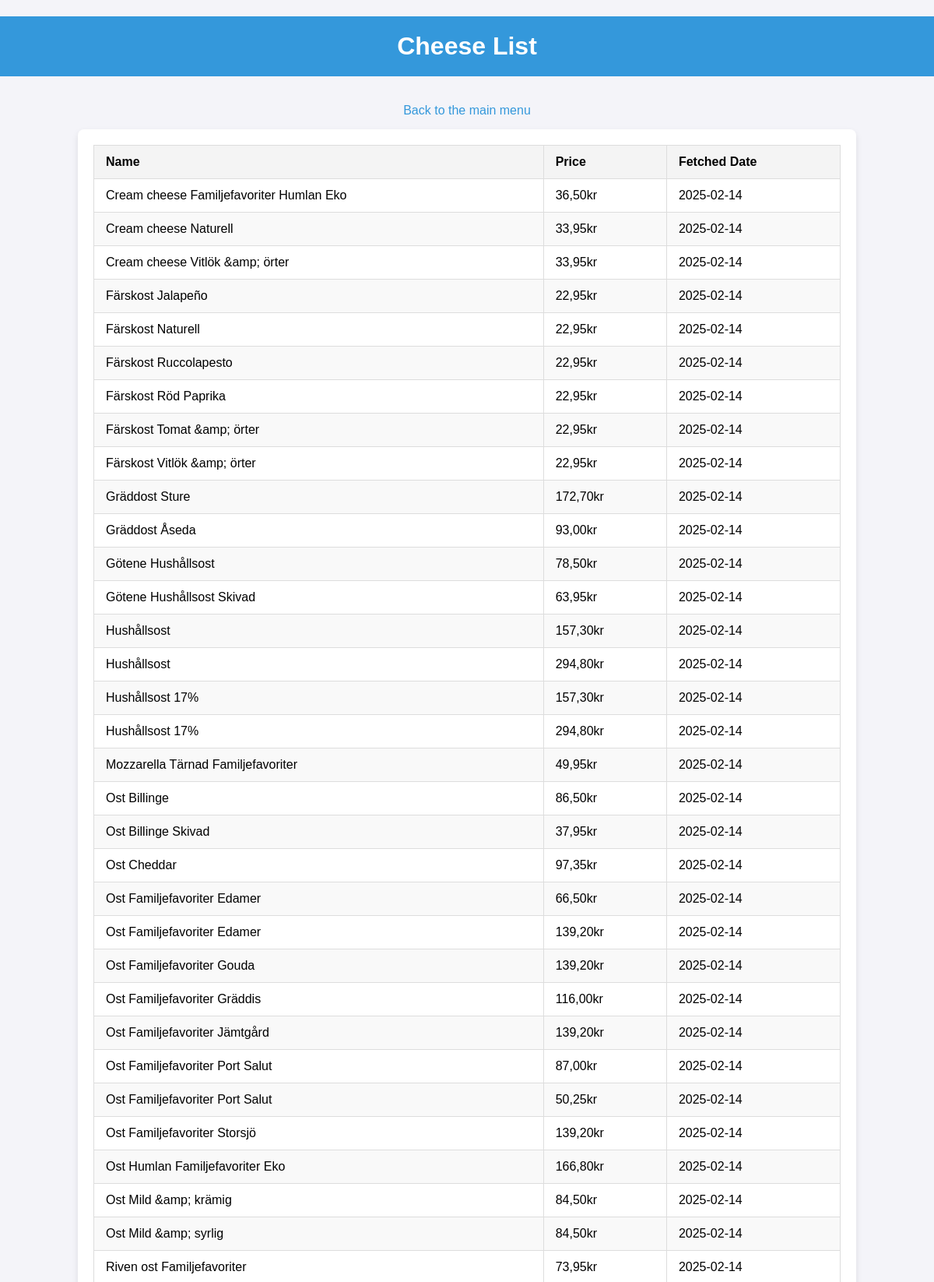
Page /cheese (upper part) on the committed database.
### database/models.py (models this page shows, shortened)
class CheeseData(Base):
    __tablename__ = 'cheeseprices'
    id = Column(Integer, primary_key=True, autoincrement=True)
    name = Column(String(150), nullable=False, index=True)
    price = Column(String(150), nullable=False)
    fetched_date = Column(DateTime, nullable=False)

### app/routes.py (the view)
@bp.route("/cheese", methods=['GET'])
def cheese_page():
    session = SessionLocal()
    latest_dates = (  #retrieves the latest cheese prices in the database
    session.query(CheeseData.name,func.max(CheeseData.fetched_date).label("latest_date")).group_by(CheeseData.name).subquery())
    latest_cheeses = (session.query(CheeseData).join(latest_dates, (CheeseData.name == latest_dates.c.name) & (CheeseData.fetched_date == latest_dates.c.latest_date)).all())
    return render_template('cheese.html', cheeses=latest_cheeses)

### app/templates/cheese.html (shortened to what this page needs)
<!DOCTYPE html>
<html lang="en">
<head>
</head>
<body>
    <h1>Cheese List</h1>
    <a href="/" class="back-link">Back to the main menu</a>
    <div class="container">
        <table>
            <thead>
                <tr>
                    <th>Name</th>
                    <th>Price</th>
                    <th>Fetched Date</th>
                </tr>
            </thead>
            <tbody>
                {% for cheese in cheeses %}
                    <tr>
                        <td>{{ cheese.name }}</td>
                        <td>{{ cheese.price }}kr</td>
                        <td>{{ cheese.fetched_date.strftime('%Y-%m-%d') }}</td>
                    </tr>
                {% endfor %}
            </tbody>
        </table>
    </div>
</body>
</html>

### app/templates/cheese.html (style rules this page uses)
body { font-family: Arial, sans-serif; margin: 0; padding: 0; background-color: #f4f4f9; }
h1 { text-align: center; color: #333; padding: 20px; background-color: #3498db; color: white; margin-bottom: 20px; }
.container { width: 80%; max-width: 1000px; margin: 0 auto; padding: 20px; background-color: white; border-radius: 8px; box-shadow: 0 4px 8px rgba(0, 0, 0, 0.1); }
a { text-decoration: none; color: #3498db; display: block; text-align: center; padding: 15px; font-size: 16px; }
table { width: 100%; border-collapse: collapse; }
table th, table td { padding: 12px 15px; border: 1px solid #ddd; text-align: left; }
table th { background-color: #f4f4f4; }
table tr:nth-child(even) { background-color: #f9f9f9; }

### rows in the picture
CheeseData: name "Cream cheese Familjefavoriter Humlan Eko", price "36,50", fetched_date "2025-02-14"
CheeseData: name "Cream cheese Naturell", price "33,95", fetched_date "2025-02-14"
CheeseData: name "Cream cheese Vitlök &amp; örter", price "33,95", fetched_date "2025-02-14"
CheeseData: name "Färskost Jalapeño", price "22,95", fetched_date "2025-02-14"
CheeseData: name "Färskost Naturell", price "22,95", fetched_date "2025-02-14"
CheeseData: name "Färskost Ruccolapesto", price "22,95", fetched_date "2025-02-14"
CheeseData: name "Färskost Röd Paprika", price "22,95", fetched_date "2025-02-14"
CheeseData: name "Färskost Tomat &amp; örter", price "22,95", fetched_date "2025-02-14"
CheeseData: name "Färskost Vitlök &amp; örter", price "22,95", fetched_date "2025-02-14"
CheeseData: name "Gräddost Sture", price "172,70", fetched_date "2025-02-14"
CheeseData: name "Gräddost Åseda", price "93,00", fetched_date "2025-02-14"
CheeseData: name "Götene Hushållsost", price "78,50", fetched_date "2025-02-14"
CheeseData: name "Götene Hushållsost Skivad", price "63,95", fetched_date "2025-02-14"
CheeseData: name "Hushållsost", price "157,30", fetched_date "2025-02-14"
CheeseData: name "Hushållsost", price "294,80", fetched_date "2025-02-14"
CheeseData: name "Hushållsost 17%", price "157,30", fetched_date "2025-02-14"
CheeseData: name "Hushållsost 17%", price "294,80", fetched_date "2025-02-14"
CheeseData: name "Mozzarella Tärnad Familjefavoriter", price "49,95", fetched_date "2025-02-14"
CheeseData: name "Ost Billinge", price "86,50", fetched_date "2025-02-14"
CheeseData: name "Ost Billinge Skivad", price "37,95", fetched_date "2025-02-14"
CheeseData: name "Ost Cheddar", price "97,35", fetched_date "2025-02-14"
CheeseData: name "Ost Familjefavoriter Edamer", price "66,50", fetched_date "2025-02-14"
CheeseData: name "Ost Familjefavoriter Edamer", price "139,20", fetched_date "2025-02-14"
CheeseData: name "Ost Familjefavoriter Gouda", price "139,20", fetched_date "2025-02-14"
CheeseData: name "Ost Familjefavoriter Gräddis", price "116,00", fetched_date "2025-02-14"
CheeseData: name "Ost Familjefavoriter Jämtgård", price "139,20", fetched_date "2025-02-14"
CheeseData: name "Ost Familjefavoriter Port Salut", price "87,00", fetched_date "2025-02-14"
CheeseData: name "Ost Familjefavoriter Port Salut", price "50,25", fetched_date "2025-02-14"
CheeseData: name "Ost Familjefavoriter Storsjö", price "139,20", fetched_date "2025-02-14"
CheeseData: name "Ost Humlan Familjefavoriter Eko", price "166,80", fetched_date "2025-02-14"
CheeseData: name "Ost Mild &amp; krämig", price "84,50", fetched_date "2025-02-14"
CheeseData: name "Ost Mild &amp; syrlig", price "84,50", fetched_date "2025-02-14"
CheeseData: name "Riven ost Familjefavoriter", price "73,95", fetched_date "2025-02-14"
